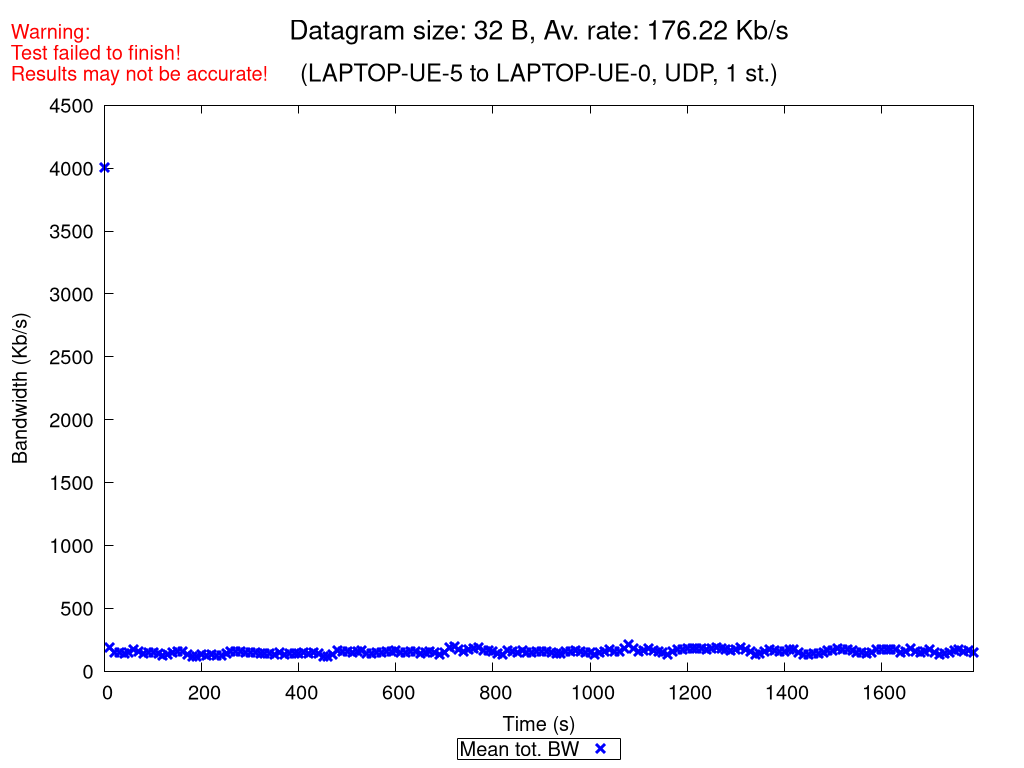

Here is the gnuplot script that generated this plot:
set terminal pngcairo nocrop enhanced size 1024,768 font "Verdana,15"
set output "UDP_1_st_2020_10_18_09-41-26_two2one_00032B.png"

set title "{/=20 Datagram size: 32 B, Av. rate: 176.22 Kb/s}\n\n{/=18 (LAPTOP-UE-5 to LAPTOP-UE-0, UDP, 1 st.)}"
set label "Warning:\nTest failed to finish!\nResults may not be accurate!" at screen 0.01, screen 0.96 tc rgb "red"

set xlabel "Time (s)"
set ylabel "Bandwidth (Kb/s)"
set ytics nomirror
set key bmargin center horizontal box samplen 1 width -1
set bmargin 4.6
set rmargin 4.5

rf = 1000.0  # rate factor
set style fill transparent solid 0.2 noborder
set autoscale xfix
plot "UDP_1_st_2020_10_18_09-41-26_two2one_00032B_iperf_processed.dat" using 1:($2/rf-$3/rf):($2/rf+$3/rf) with filledcurves lc rgb "blue" notitle, \
     "" using 1:($2/rf) with points pt 2 ps 1.5 lw 3 lc rgb "blue" title "Mean tot. BW", \
